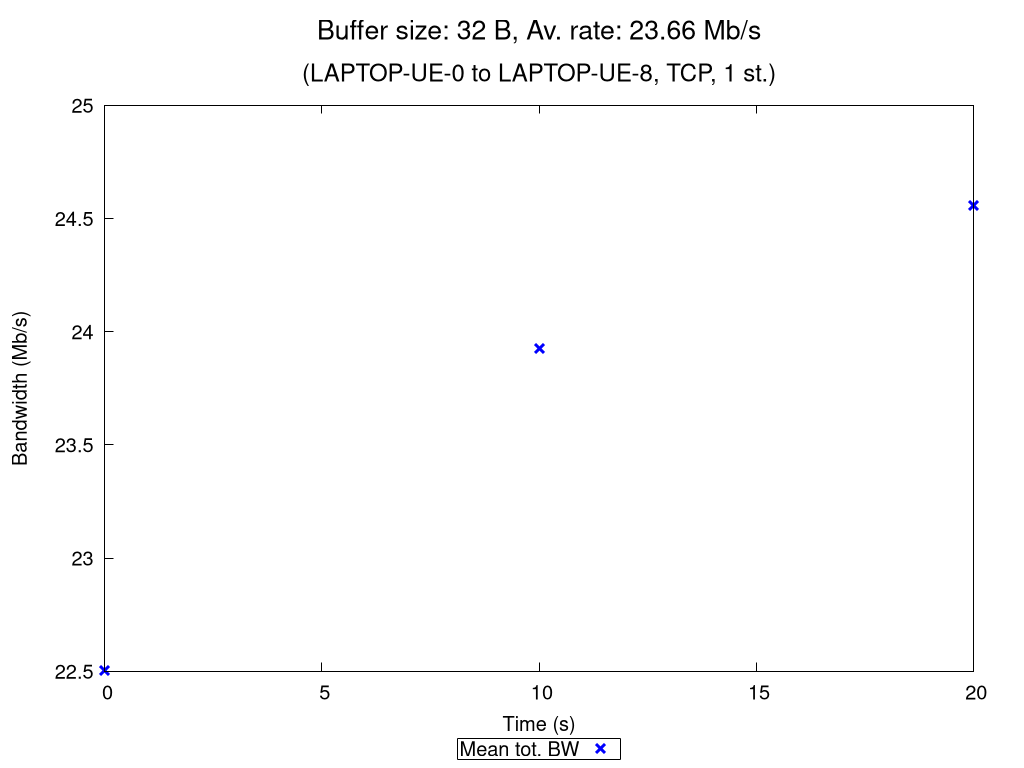

Generate this figure with gnuplot:
set terminal pngcairo nocrop enhanced size 1024,768 font "Verdana,15"
set output "TCP_1_st_2020_10_27_19-34-31_one2two_00032B.png"

set title "{/=20 Buffer size: 32 B, Av. rate: 23.66 Mb/s}\n\n{/=18 (LAPTOP-UE-0 to LAPTOP-UE-8, TCP, 1 st.)}"

set xlabel "Time (s)"
set ylabel "Bandwidth (Mb/s)"
set ytics nomirror
set key bmargin center horizontal box samplen 1 width -1
set bmargin 4.6
set rmargin 4.5

rf = 1000000.0  # rate factor
set style fill transparent solid 0.2 noborder
set autoscale xfix
plot "TCP_1_st_2020_10_27_19-34-31_one2two_00032B_iperf_processed.dat" using 1:($2/rf-$3/rf):($2/rf+$3/rf) with filledcurves lc rgb "blue" notitle, \
     "" using 1:($2/rf) with points pt 2 ps 1.5 lw 3 lc rgb "blue" title "Mean tot. BW", \
